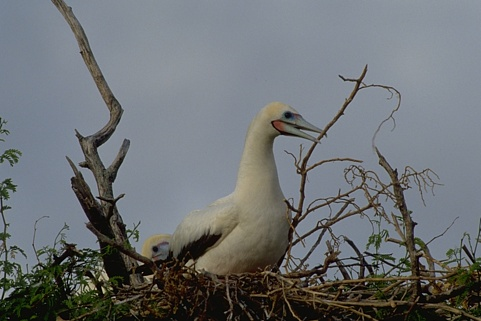
%> input picture COV Computer Vision/{COV} Resources for Coursework 5/training_images/im1.jpg, 481 x 321 px
$ octave --eval "result = segment_image(imread('training_images/im1.jpg'));"   (GNU Octave 9; MATLAB toolbox functions it lacks are replaced by stand-ins)
%> lines starting %> are read from the running program, lines starting %| are printed output that depends on the picture; in (x1, y1, x2, y2) boxes, pixels count from 0 and x2, y2 are one past the last pixel; in counts of white or black regions, pixels touching at a corner belong together; the program's own positions count from 1
%I used the MATLAB documentation to learn more about edge-detection within
%MATLAB and the processing toolbox. I learned about image segmentation, the
%sobel method, canny method and fuzzy logic method.
%
% I tried so many different methods I got lost and couldn't figure out how
% to combine them to make them better. I first did some edge detection by
% shifting the image and finding the difference (like we did in Coursework
% 2) then using different masks like Gaussian and Laplacian, all of which
% were quite bad. I was trying to find a solution to second image (the
% military man with a child), because detecting him is quite hard since the
% pixels on his left arm are of a very similar color to the background. I
% tried K-means clustering, following the documentation and tutorials on
% MATLAB websites.
%In the end I rushed to have a method that barely works.
%References:
%https://uk.mathworks.com/discovery/edge-detection.html
%https://uk.mathworks.com/help/images/detecting-a-cell-using-image-segmentation.html
%https://uk.mathworks.com/help/images/ref/imsegkmeans.html
%A lot of the values for wavelength etc. come from this last link

function [seg] = segment_image(I)
%This function takes a matrix in input I and outputs a matrix [seg] with
%some crude lines

L = imsegkmeans(I,2);
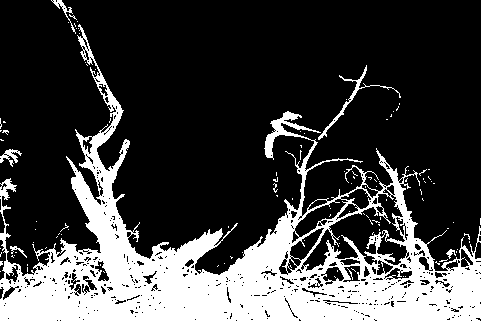
%> L: size 321x481 uint8; values 1 (black) and 2 (white), 25% white; 113 white regions (106 under 20 px), largest, box (x1, y1, x2, y2) and area: (0, 24, 481, 321) 37417, (318, 65, 401, 140) 365, (0, 149, 22, 167) 158
B = labeloverlay(I,L); %from the MATLAB example, for colors?
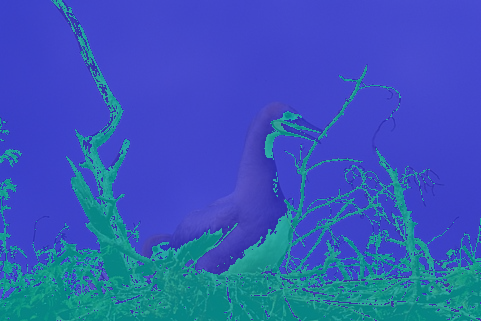
%> B: size 321x481x3 uint8; mean R, G, B 54.6, 88.3, 185.2

wavelength = 2.^(0:5) * 3;
orientation = 0:45:135;
%> (the run ends here)

$ run again, on COV Computer Vision/{COV} Resources for Coursework 5/training_images/im10.jpg
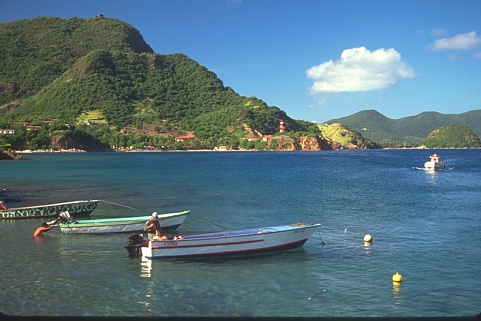
%> input picture COV Computer Vision/{COV} Resources for Coursework 5/training_images/im10.jpg, 481 x 321 px
%> in segment_image, `L = imsegkmeans(I,2);`:
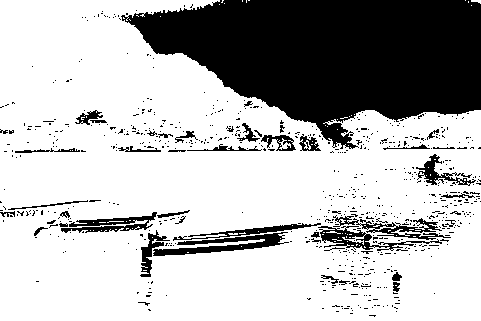
%> L: size 321x481 uint8; values 1 (black) and 2 (white), 72.1% white; 699 black regions (654 under 20 px), largest, box (x1, y1, x2, y2) and area: (121, 0, 481, 149) 33606, (153, 232, 289, 256) 1215, (318, 226, 442, 251) 850
%> in segment_image, `B = labeloverlay(I,L);`:
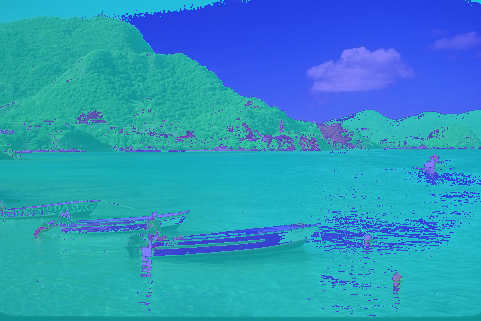
%> B: size 321x481x3 uint8; mean R, G, B 43.4, 149.8, 192.2

$ run again, on COV Computer Vision/{COV} Resources for Coursework 5/training_images/im11.jpg
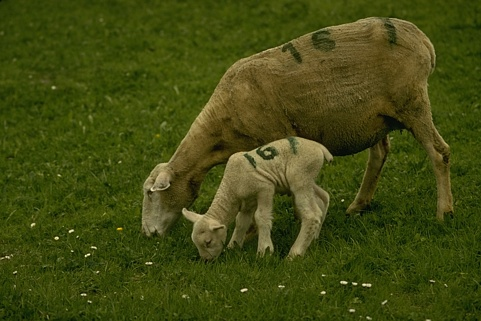
%> input picture COV Computer Vision/{COV} Resources for Coursework 5/training_images/im11.jpg, 481 x 321 px
%> in segment_image, `L = imsegkmeans(I,2);`:
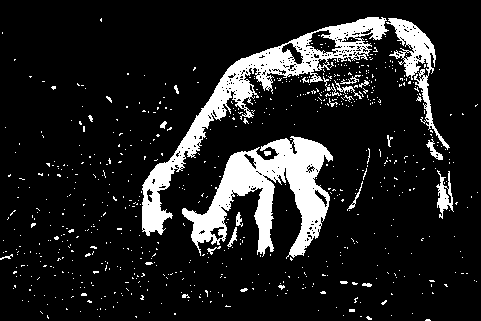
%> L: size 321x481 uint8; values 1 (black) and 2 (white), 13% white; 708 white regions (681 under 20 px), largest, box (x1, y1, x2, y2) and area: (182, 136, 333, 259) 7723, (142, 17, 389, 236) 7327, (386, 18, 450, 150) 1829
%> in segment_image, `B = labeloverlay(I,L);`:
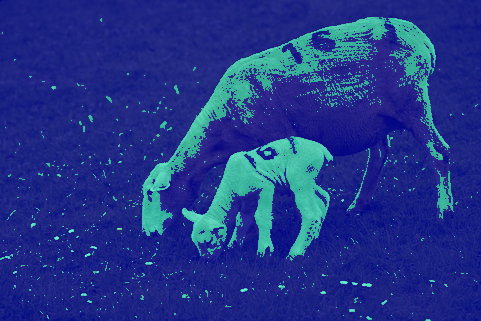
%> B: size 321x481x3 uint8; mean R, G, B 33.1, 53.5, 136.6

$ run again, on COV Computer Vision/{COV} Resources for Coursework 5/training_images/im12.jpg
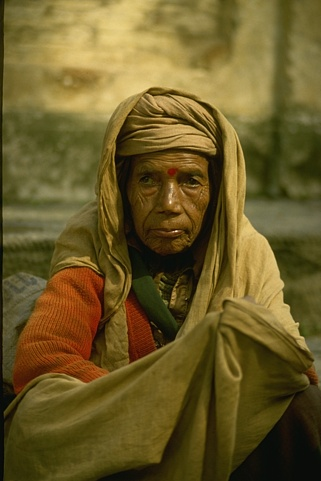
%> input picture COV Computer Vision/{COV} Resources for Coursework 5/training_images/im12.jpg, 321 x 481 px
%> in segment_image, `L = imsegkmeans(I,2);`:
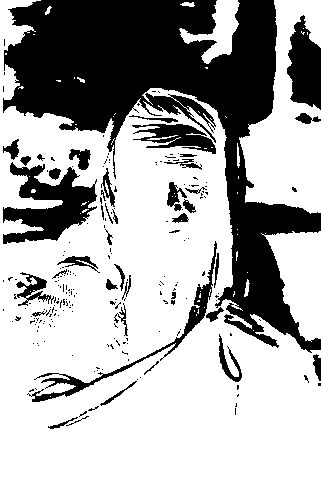
%> L: size 481x321 uint8; values 1 (black) and 2 (white), 66.4% white; 224 black regions (183 under 20 px), largest, box (x1, y1, x2, y2) and area: (3, 0, 321, 353) 38180, (3, 162, 97, 244) 3869, (287, 15, 321, 110) 2195
%> in segment_image, `B = labeloverlay(I,L);`:
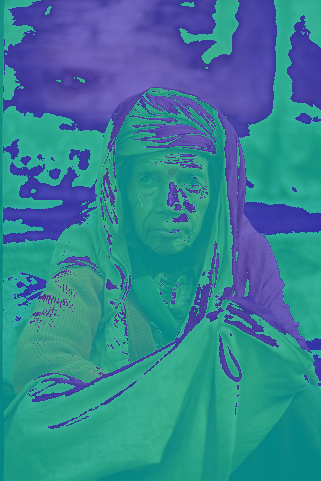
%> B: size 481x321x3 uint8; mean R, G, B 53.4, 129.8, 147.4
